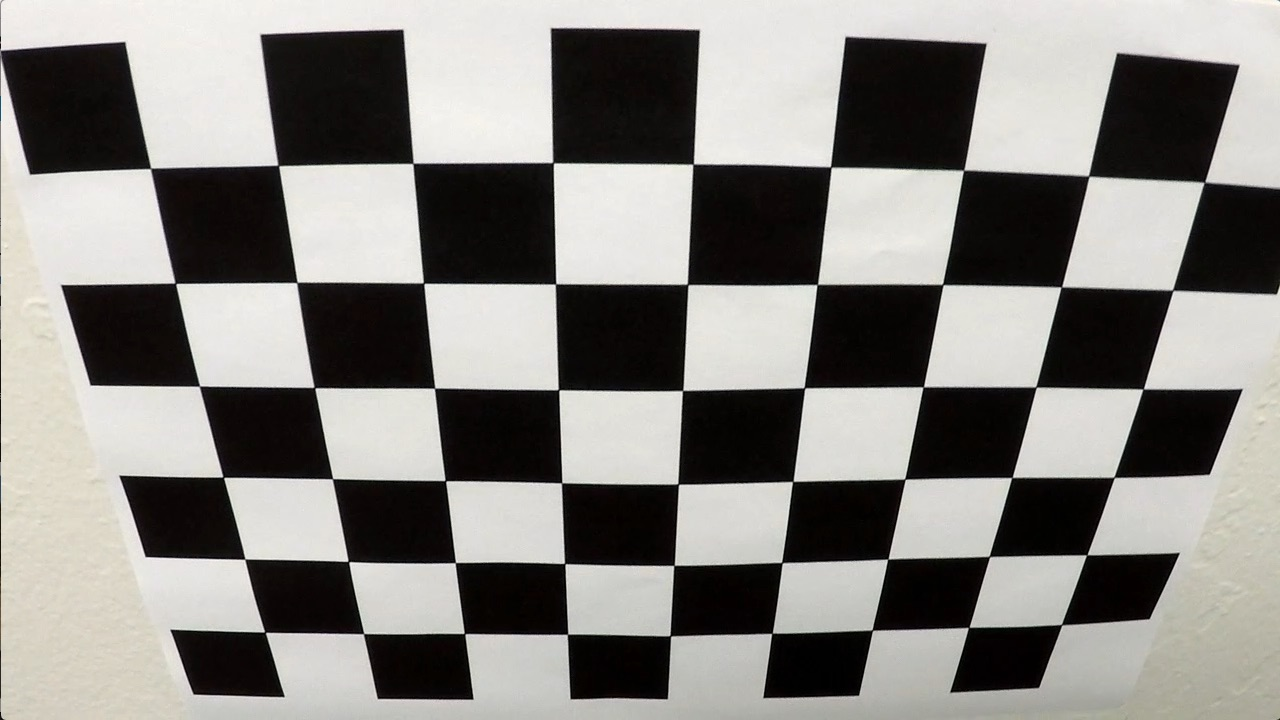
#> input picture camera_cal/test_image.jpg, 1280 x 720 px
$ python -i MyHelper.py   (imports and definitions only)   (older library calls are emulated)
#> lines starting #> are read from the running program, lines starting #| are printed output that depends on the picture
import numpy as np
import cv2


def correct_distortion(img, mtx, dist):
    return cv2.undistort(img, mtx, dist, None, mtx)


# Define a function that applies Sobel x or y, then takes an absolute value and applies a threshold.
def abs_sobel_thresh(img, convert_color=True, color_conversion_between=cv2.COLOR_RGB2HLS,
                     channel=0, orient='x', sobel_kernel=3, threshold=(0, 255)):
    # Check the dimension of the image
#> called with convert_color = True, color_conversion_between = 53, channel = 0, orient = 'x', sobel_kernel = 3, threshold = (0, 255)
    if convert_color:
        converted = cv2.cvtColor(img, color_conversion_between)  # Convert to color space
#> converted: shape (720, 1280, 3); mean of channels 0, 1, 2 30.9, 131.7, 45
        img_to_process = converted[:, :, channel]  # Get the channel, the default is 0
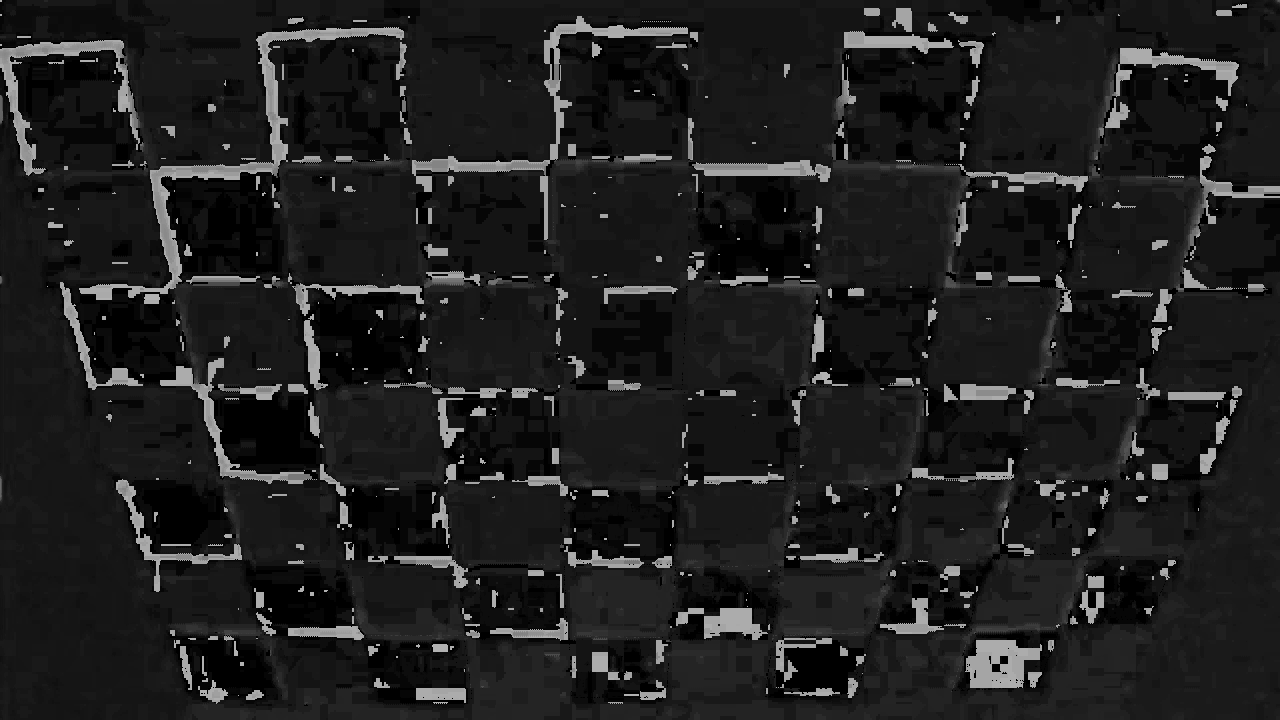
#> img_to_process: shape (720, 1280); min 0, max 177, mean 30.9
    else:
        img_to_process = img[:, :, channel]  # Get the channel, the default is 0

    # Apply x or y gradient with the OpenCV Sobel() function and take the absolute value
    abs_sobel = None
    if orient == 'x':
        abs_sobel = np.absolute(cv2.Sobel(img_to_process, cv2.CV_64F, 1, 0, ksize=sobel_kernel))
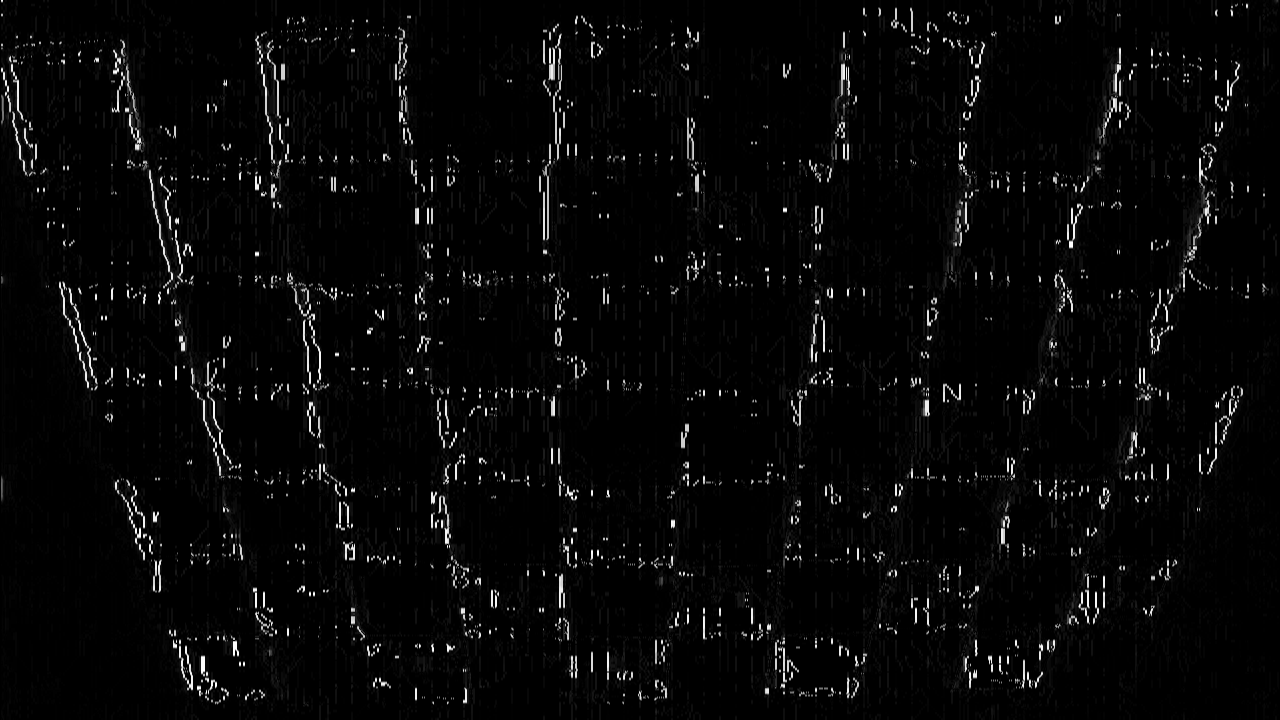
#> abs_sobel: shape (720, 1280) float64; min 0, max 708, mean 21.8; drawn with min black and max white
    if orient == 'y':
        abs_sobel = np.absolute(cv2.Sobel(img_to_process, cv2.CV_64F, 0, 1, ksize=sobel_kernel))
    # Rescale back to 8 bit integer
    scaled_sobel = np.uint8(255 * abs_sobel / np.max(abs_sobel))
    # Create a copy and apply the threshold
    binary_output = np.zeros_like(scaled_sobel)
    # Inclusive threshold
    binary_output[(scaled_sobel >= threshold[0]) & (scaled_sobel <= threshold[1])] = 1.0
    # Return the binary image
    return binary_output


# [234 lines left out: functions mag_thresh, combined_result, corners_unwarp, base_points, find_line, find_line_with_last_data and 3 more, not called in this run]

>>> import cv2
>>> picture = cv2.cvtColor(cv2.imread('camera_cal/test_image.jpg'), cv2.COLOR_BGR2RGB)
>>> result = abs_sobel_thresh(picture)
#> result: shape (720, 1280); every value is 1

$ run again, on camera_cal/calibration1.jpg
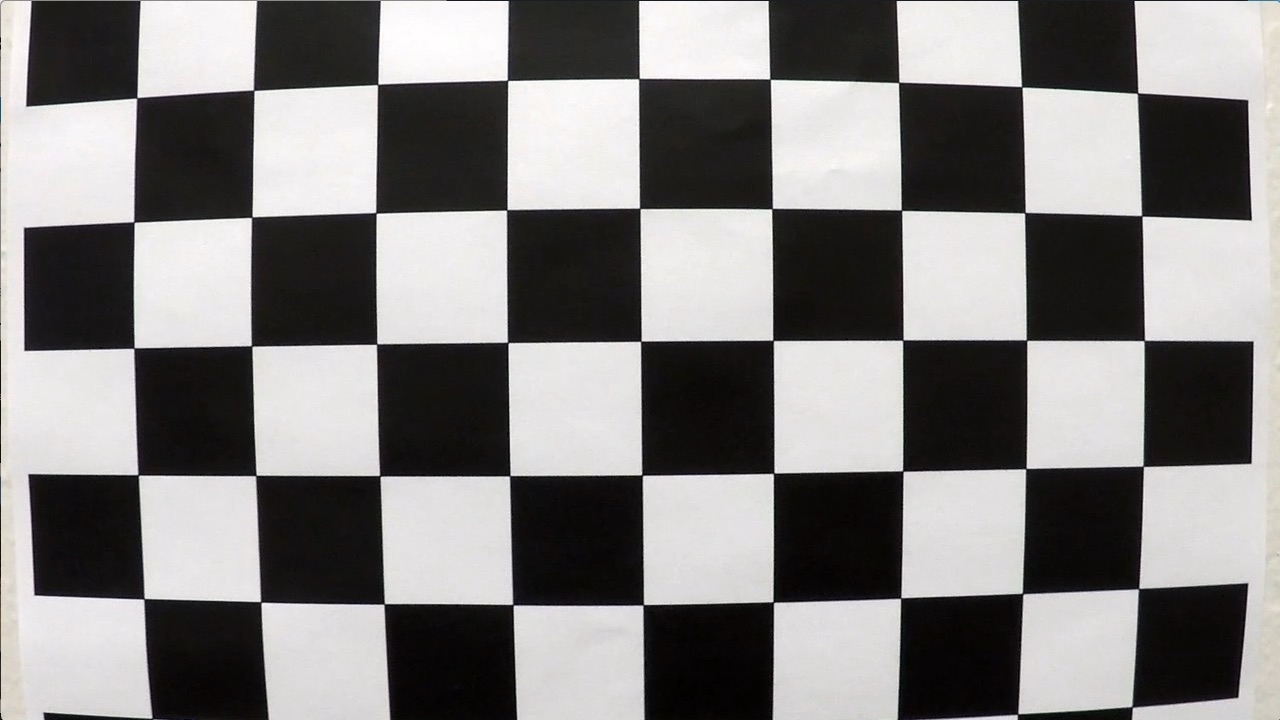
#> input picture camera_cal/calibration1.jpg, 1280 x 720 px
#> converted: shape (720, 1280, 3); mean of channels 0, 1, 2 82.1, 128.9, 22.5
#> in abs_sobel_thresh, `img_to_process = converted[:, :, channel]`:
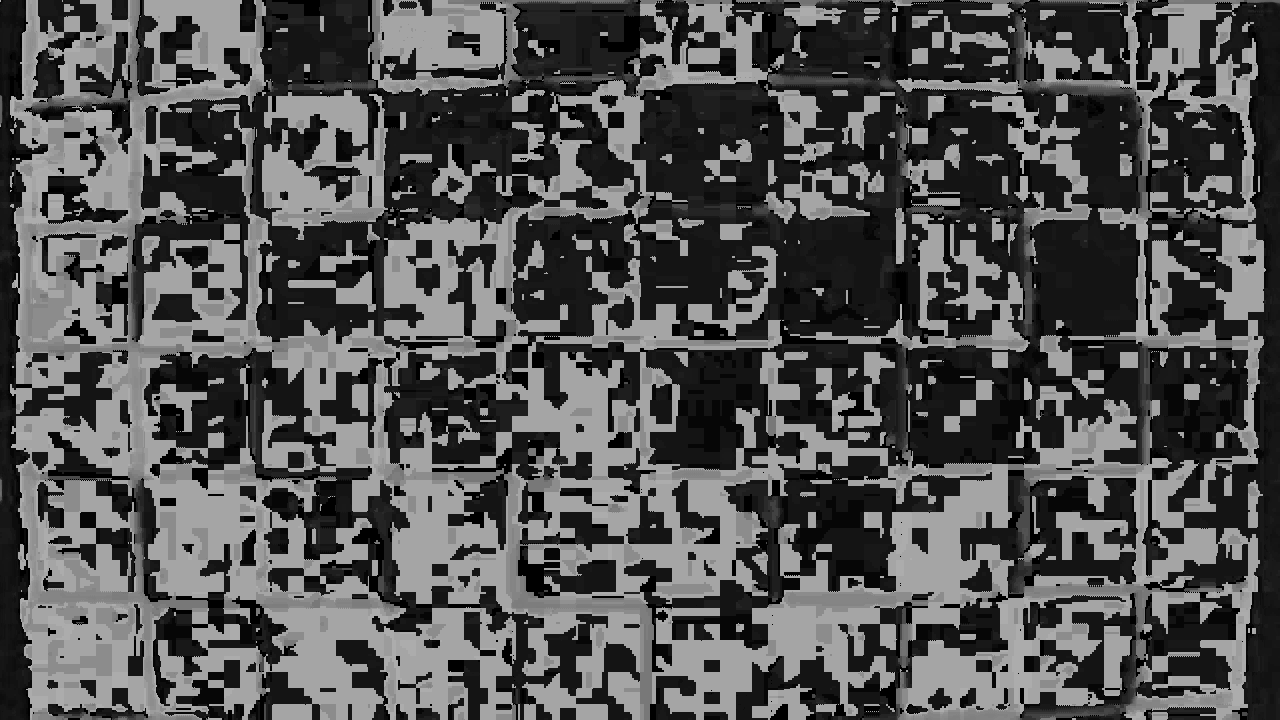
#> img_to_process: shape (720, 1280); min 0, max 177, mean 82.1
#> in abs_sobel_thresh, `abs_sobel = np.absolute(cv2.Sobel(img_to_process, cv2.CV_64F, 1, 0, ks..`:
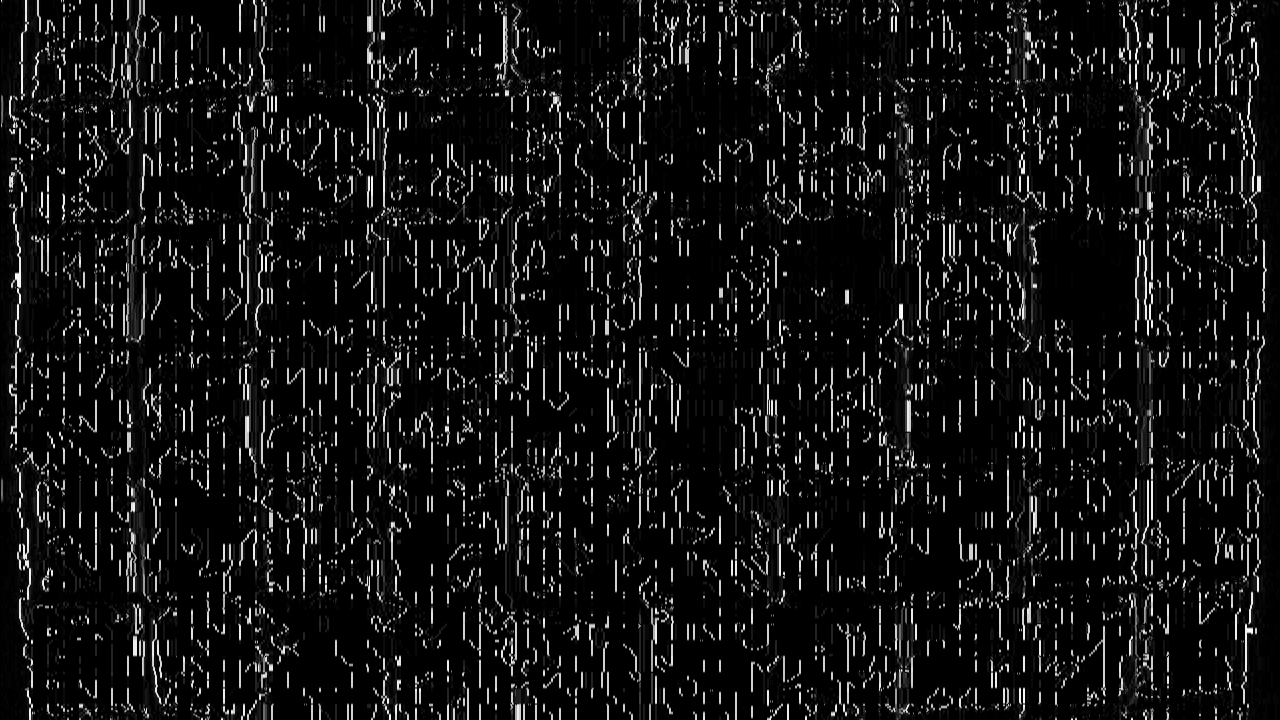
#> abs_sobel: shape (720, 1280) float64; min 0, max 708, mean 53.4; drawn with min black and max white
#> result: shape (720, 1280); every value is 1
